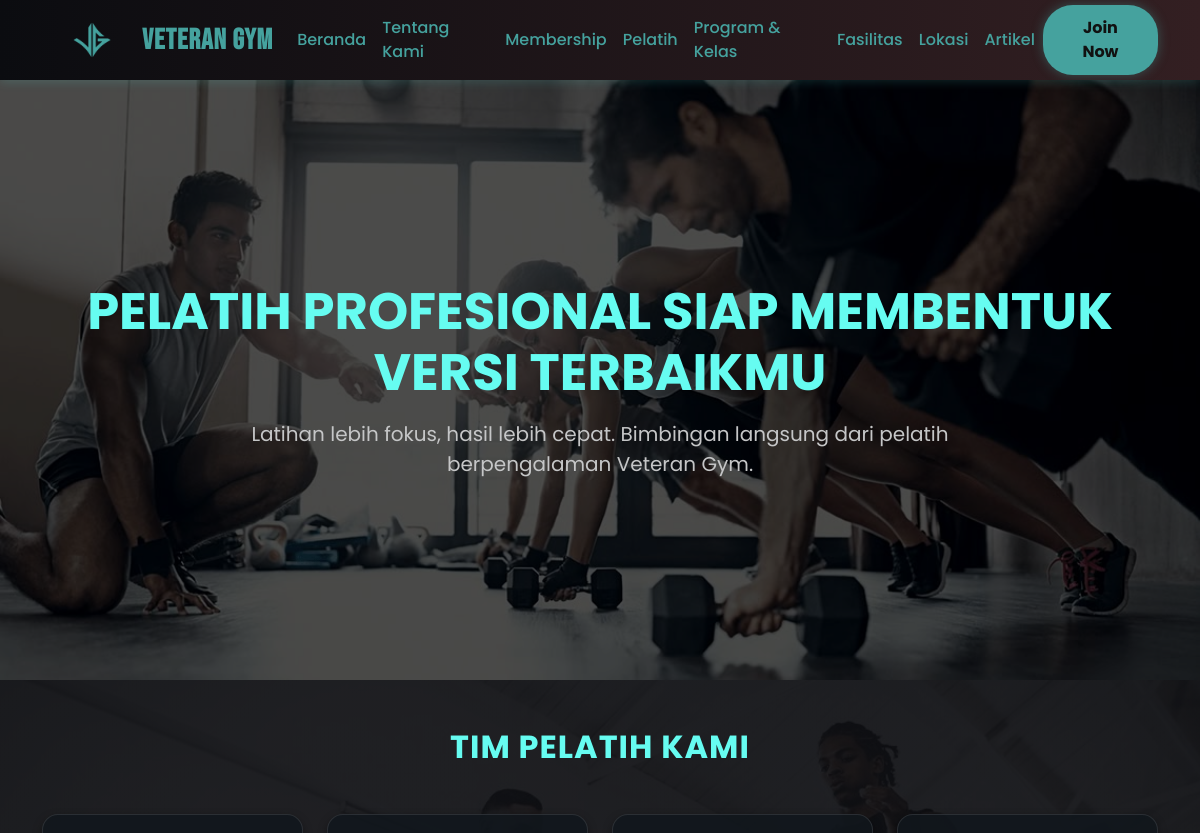
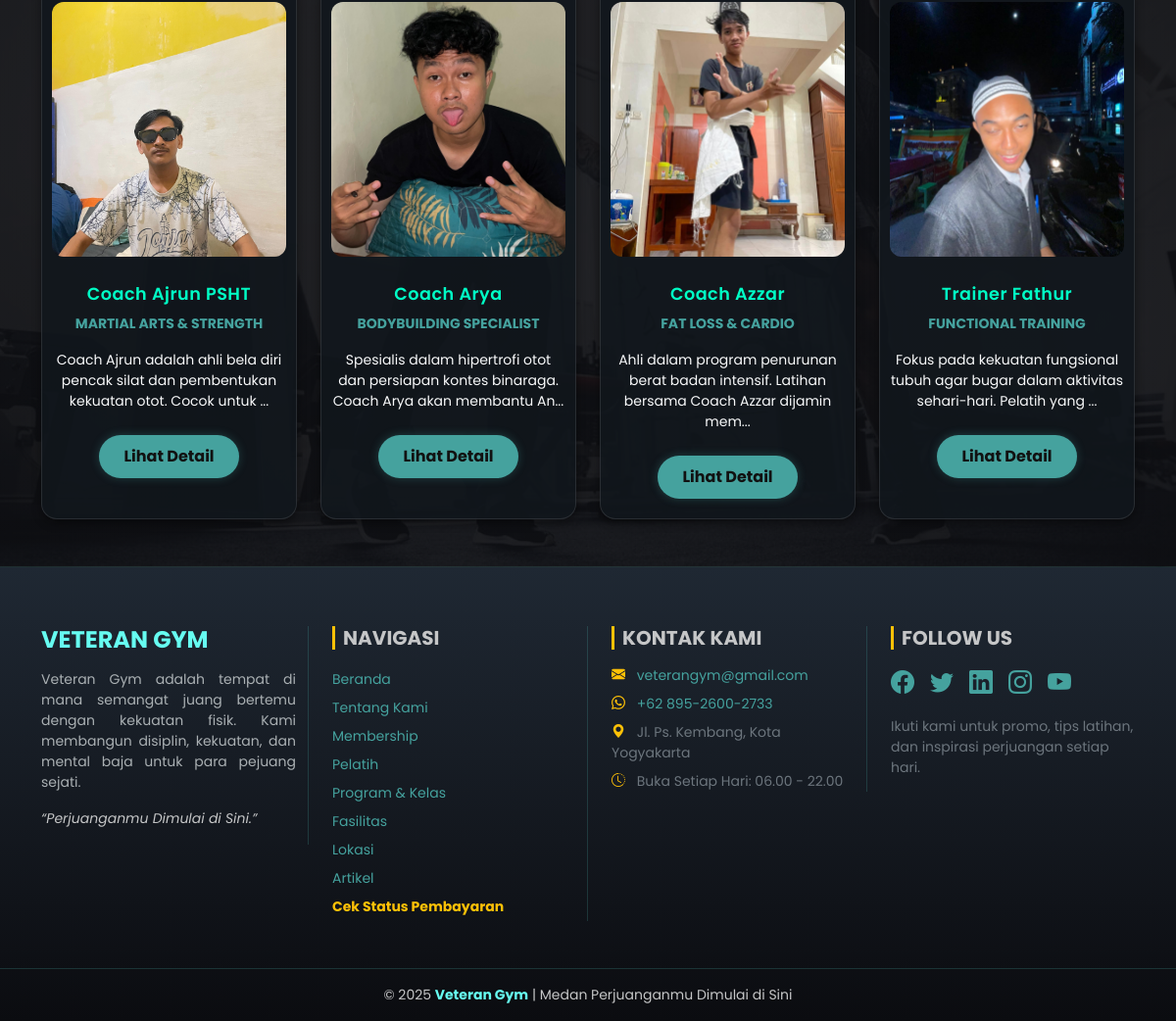
/project/pelatih/pelatih.php, run on the app's committed database (2 pictures, top to bottom).
### tables this page shows
CREATE TABLE `pelatih` (
  `id_pelatih` int(11) NOT NULL,
  `nama_pelatih` varchar(100) NOT NULL,
  `spesialisasi` varchar(100) DEFAULT NULL,
  `foto` varchar(255) DEFAULT NULL,
  `deskripsi` text DEFAULT NULL,
  `instagram` varchar(100) DEFAULT NULL,
  `no_wa` varchar(20) DEFAULT NULL
);

### project/pelatih/pelatih.php (the view, shortened to what this page needs)
<?php
include '../../include/koneksi.php';
?>
<!DOCTYPE html>
<html lang="id">
<head>
  <link href="https://cdn.jsdelivr.net/npm/bootstrap@5.3.3/dist/css/bootstrap.min.css" rel="stylesheet">
  <link href="https://cdn.jsdelivr.net/npm/bootstrap-icons@1.11.3/font/bootstrap-icons.css" rel="stylesheet">
  <link rel="stylesheet" href="../../asset/style.css">
  <link href="https://unpkg.com/aos@2.3.1/dist/aos.css" rel="stylesheet">
</head>
<body>
  <nav class="navbar navbar-expand-lg fixed-top">
    <div class="container">
      <a class="navbar-brand d-flex align-items-center" href="../index.php">
        <img src="../../image/logogym2.png" alt="Veteran Gym Logo" class="logo-img">
        <span class="brand-text">Veteran Gym</span>
      </a>
      <div class="collapse navbar-collapse justify-content-center" id="navbarNav">
        <ul class="navbar-nav">
          <li class="nav-item"><a class="nav-link" href="../index.php">Beranda</a></li>
          <li class="nav-item"><a class="nav-link" href="../profil/tentang.php">Tentang Kami</a></li>
          <li class="nav-item"><a class="nav-link" href="../transaksi/membership.php">Membership</a></li>
          <li class="nav-item"><a class="nav-link" href="pelatih.php">Pelatih</a></li>
          <li class="nav-item"><a class="nav-link" href="../profil/program.php">Program & Kelas</a></li>
          <li class="nav-item"><a class="nav-link" href="../profil/fasilitas.php">Fasilitas</a></li>
          <li class="nav-item"><a class="nav-link" href="../profil/lokasi.php">Lokasi</a></li>
          <li class="nav-item"><a class="nav-link" href="../artikel/artikel.php">Artikel</a></li>
        </ul>
      </div>
      <a href="../transaksi/membership.php" class="btn join-btn">Join Now</a>
    </div>
  </nav>
  <section class="hero text-center text-light position-relative" style="
        background: url('../../image/bkpt2.jpg') center center/cover no-repeat;
        min-height: 600px;
        display: flex;
        flex-direction: column;
        align-items: center;
        justify-content: center;
        position: relative;
        overflow: hidden;
    ">
    <div style="
        position: absolute;
        top: 0; left: 0; right: 0; bottom: 0;
        background: rgba(0, 0, 0, 0.7);
        z-index: 1;
    "></div>
    <div class="container hero-content position-relative" style="z-index: 2;" data-aos="fade-up" data-aos-duration="1000">
      <h1 class="fw-bold text-uppercase">Pelatih Profesional Siap Membentuk Versi Terbaikmu</h1>
      <p class="fs-5 mt-3">Latihan lebih fokus, hasil lebih cepat. Bimbingan langsung dari pelatih berpengalaman Veteran Gym.</p>
    </div>
  </section>
  <section id="pelatih-section" class="py-5">
    <div class="container text-center">
      <h2 class="section-title mb-5 fw-bold text-uppercase" style="color: var(--accent-hover);" data-aos="zoom-in" data-aos-duration="1000">Tim Pelatih Kami</h2>
      <div class="row g-4 justify-content-center">
        <?php
        $sql = "SELECT * FROM pelatih";
        $result = $koneksi->query($sql);
        $i = 0;
        if ($result->num_rows > 0) {
            while($p = $result->fetch_assoc()) {
                $foto = !empty($p['foto']) ? $p['foto'] : 'trainer_placeholder.jpg';
        ?>
          <div class="col-lg-3 col-md-6" data-aos="fade-up" data-aos-delay="<?php echo $i * 100; ?>">
            <a href="pelatih_detail.php?id=<?php echo $p['id_pelatih']; ?>" class="text-decoration-none">
                <div class="trainer-card h-100"> <img src="../../image/<?php echo $foto; ?>" alt="<?php echo $p['nama_pelatih']; ?>" class="trainer-img">
                    <h5 class="trainer-name mt-3"><?php echo $p['nama_pelatih']; ?></h5>
                    <p class="fw-bold small text-uppercase" style="color: var(--accent);"><?php echo $p['spesialisasi']; ?></p>
                    <p class="mb-4 small text-light"><?php echo substr($p['deskripsi'], 0, 90); ?>...</p>
                    <button class="btn-lihat-detail mt-auto">Lihat Detail</button>
                </div>
            </a>
          </div>
        <?php
            $i++;
            }
        } else {
            echo "<p class='text-center text-light'>Belum ada data pelatih.</p>";
        }
        ?>
      </div>
    </div>
  </section>
  <footer>
    <div class="container">
      <div class="row gy-4 text-start align-items-start">
        <div class="col-lg-3 col-md-6 border-end">
          <h4 class="fw-bold text-uppercase mb-3" style="color: var(--accent-hover);">Veteran Gym</h4>
          <p class="small" style="color: var(--text-muted); text-align: justify;">
            Veteran Gym adalah tempat di mana semangat juang bertemu dengan kekuatan fisik.
            Kami membangun disiplin, kekuatan, dan mental baja untuk para pejuang sejati.
          </p>
          <p class="fst-italic small">“Perjuanganmu Dimulai di Sini.”</p>
        </div>
        <div class="col-lg-3 col-md-6 border-end border-secondary ps-lg-4">
          <h5 class="fw-bold mb-3 text-uppercase border-start border-3 border-warning ps-2">Navigasi</h5>
          <ul class="list-unstyled small mb-0">
            <li><a href="../index.php" class="footer-link d-block py-1">Beranda</a></li>
            <li><a href="../profil/tentang.php" class="footer-link d-block py-1">Tentang Kami</a></li>
            <li><a href="../transaksi/membership.php" class="footer-link d-block py-1">Membership</a></li>
            <li><a href="pelatih.php" class="footer-link d-block py-1">Pelatih</a></li>
            <li><a href="../profil/program.php" class="footer-link d-block py-1">Program & Kelas</a></li>
            <li><a href="../profil/fasilitas.php" class="footer-link d-block py-1">Fasilitas</a></li>
            <li><a href="../profil/lokasi.php" class="footer-link d-block py-1">Lokasi</a></li>
            <li><a href="../artikel/artikel.php" class="footer-link d-block py-1">Artikel</a></li>
            <li>
              <a href="../transaksi/cek_status_membership.php" class="footer-link d-block py-1 text-warning fw-bold">
                Cek Status Pembayaran
              </a>
            </li>
          </ul>
        </div>
        <div class="col-lg-3 col-md-6 border-end border-secondary ps-lg-4">
          <h5 class="fw-bold mb-3 text-uppercase border-start border-3 border-warning ps-2">Kontak Kami</h5>
          <ul class="list-unstyled small mb-0">
            <li class="mb-2"><i class="bi bi-envelope-fill me-2 text-warning"></i>
              <a href="mailto:veterangym@gmail.com" class="footer-link">veterangym@gmail.com</a>
            </li>
            <li class="mb-2"><i class="bi bi-whatsapp me-2 text-warning"></i>
              <a href="https://wa.me/6289526002733" class="footer-link">+62 895-2600-2733</a>
            </li>
            <li class="mb-2"><i class="bi bi-geo-alt-fill me-2 text-warning"></i>
              <span class="text-secondary">Jl. Ps. Kembang, Kota Yogyakarta</span>
            </li>
            <li><i class="bi bi-clock-history me-2 text-warning"></i>
              <span class="text-secondary">Buka Setiap Hari: 06.00 - 22.00</span>
            </li>
          </ul>
        </div>
        <div class="col-lg-3 col-md-6 ps-lg-4">
          <h5 class="fw-bold mb-3 text-uppercase border-start border-3 border-warning ps-2">Follow Us</h5>
          <div class="d-flex gap-3 fs-4 mb-3">
            <a href="https://web.facebook.com/" class="social-icon"><i class="bi bi-facebook"></i></a>
            <a href="https://x.com/" class="social-icon"><i class="bi bi-twitter"></i></a>
            <a href="https://www.linkedin.com/" class="social-icon"><i class="bi bi-linkedin"></i></a>
            <a href="https://www.instagram.com/" class="social-icon"><i class="bi bi-instagram"></i></a>
            <a href="https://www.youtube.com/" class="social-icon"><i class="bi bi-youtube"></i></a>
          </div>
          <p class="small text-secondary mb-0">
            Ikuti kami untuk promo, tips latihan, dan inspirasi perjuangan setiap hari.
          </p>
        </div>
      </div>
    </div>
    <hr class="opacity-50 mt-5">
    <div class="text-center small pb-3">
      © 2025 <strong style="color: var(--accent-hover);">Veteran Gym</strong> | Medan Perjuanganmu Dimulai di Sini
    </div>
  </footer>
</body>
</html>

### asset/style.css (style rules this page uses)
:root { --main-bg: #0b0c10; --section-bg-light: #1f2833; --accent: #45a29e; --accent-hover: #66fcf1; --text-light: #c5c6c7; --text-muted: #aab0b3; }
html, body { background-color: var(--main-bg); color: var(--text-light); font-family: "Poppins", sans-serif; height: 100%; display: flex; flex-direction: column; }
.navbar { background: linear-gradient(90deg, #0b0c10, #331f22); box-shadow: 0 2px 10px rgba(102, 252, 241, 0.15); position: fixed; top: 0; z-index: 9999; padding-top: 0 !important; padding-bottom: 0 !important; height: 80px; display: flex; align-items: center; }
.navbar-brand { padding: 0 !important; display: flex; align-items: center; }
.navbar-nav { align-items: center; }
.navbar-brand span { color: var(--accent); font-family: "Bebas Neue", sans-serif; font-size: 1.8rem; font-weight: 600; line-height: 1; margin-top: 2px; }
.nav-link { color: var(--accent); font-weight: 500; transition: color 0.2s, text-shadow 0.2s; }
.logo-img { height: 100px; width: auto; object-fit: contain; }
.brand-text { font-family: "Bebas Neue", sans-serif; font-weight: 400; font-size: 2rem; color: var(--accent); letter-spacing: 1px; text-transform: uppercase; }
.join-btn { background-color: var(--accent); color: #111; font-weight: bold; border-radius: 30px; padding: 10px 20px; transition: all 0.3s ease; box-shadow: 0 0 12px rgba(69, 162, 158, 0.4); }
section { padding: 90px 0; transition: background 0.4s ease; }
.section-title { color: var(--accent-hover); font-weight: 700; letter-spacing: 1px; margin-bottom: 25px; text-transform: uppercase; }
footer { background: linear-gradient(180deg, #1f2833 0%, #0b0c10 100%); color: var(--text-light); padding-top: 60px; }
footer a.footer-link { color: var(--accent); text-decoration: none; transition: all 0.3s ease; }
.social-icon { color: var(--accent); transition: all 0.3s ease; }
footer .border-end { border-color: rgba(102, 252, 241, 0.15) !important; }
hr { border-color: rgba(102, 252, 241, 0.3); }
.hero { background: linear-gradient(rgba(0, 0, 0, 0.7), rgba(0, 0, 0, 0.7)), url("../image/hero_trainer.jpg"); background-position: center; background-size: cover; background-repeat: no-repeat; position: relative; min-height: 600px; display: flex; align-items: center; justify-content: center; }
.hero-content { position: relative; z-index: 2; text-align: center; padding: 0 20px; }
.hero h1 { color: var(--accent-hover); font-size: 3.2rem; font-weight: 800; margin-bottom: 15px; }
.hero p { color: var(--text-light); max-width: 700px; margin: 0 auto; font-size: 1.1rem; }
body { padding-top: 80px; }
#pelatih-section { background: linear-gradient(rgba(11, 12, 16, 0.9), rgba(11, 12, 16, 0.9)), url("../image/bkpt1.jpg"); background-size: cover; background-position: center; padding: 100px 0; border-bottom: 1px solid rgba(102, 252, 241, 0.1); }
.btn-lihat-detail { background-color: var(--accent); border: none; padding: 10px 25px; border-radius: 25px; color: #111; font-weight: bold; text-decoration: none; transition: all 0.3s ease; box-shadow: 0 0 10px rgba(69, 162, 158, 0.3); margin-top: auto; }
.trainer-card { background-color: rgba(17, 23, 29, 0.85); border: 1px solid rgba(255, 255, 255, 0.1); border-radius: 16px; padding: 20px 10px; transition: all 0.3s ease; box-shadow: 0 4px 10px rgba(0, 0, 0, 0.4); height: 100%; }
.trainer-img { width: 100%; height: 260px; object-fit: cover; border-radius: 12px; margin-bottom: 12px; transition: all 0.3s ease; object-position: center; }
.trainer-name { color: #00ffc6; font-weight: 600; margin-top: 10px; font-size: 1.1rem; letter-spacing: 0.5px; }
.hero-content { position: relative; z-index: 2; text-align: center; }

### data on the page
pelatih: foto (picture), nama_pelatih "Coach Ajrun PSHT", spesialisasi "MARTIAL ARTS & STRENGTH", deskripsi "Coach Ajrun adalah ahli bela diri pencak silat dan pembentukan kekuatan otot. Cocok untuk"
pelatih: foto (picture), nama_pelatih "Coach Arya", spesialisasi "BODYBUILDING SPECIALIST", deskripsi "Spesialis dalam hipertrofi otot dan persiapan kontes binaraga. Coach Arya akan membantu An"
pelatih: foto (picture), nama_pelatih "Coach Azzar", spesialisasi "FAT LOSS & CARDIO", deskripsi "Ahli dalam program penurunan berat badan intensif. Latihan bersama Coach Azzar dijamin mem"
pelatih: foto (picture), nama_pelatih "Trainer Fathur", spesialisasi "FUNCTIONAL TRAINING", deskripsi "Fokus pada kekuatan fungsional tubuh agar bugar dalam aktivitas sehari-hari. Pelatih yang"
